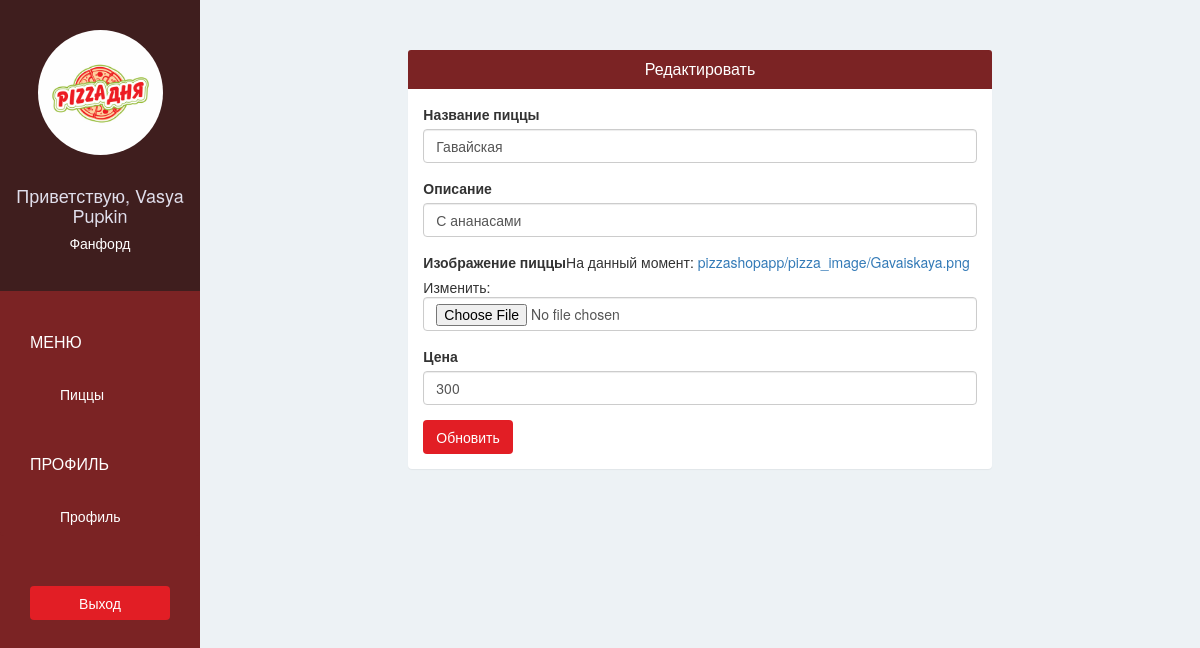
Page /pizzashop/pizza/edit/3/ (signed in) on the committed database.
### pizzashopapp/models.py (models this page shows, shortened)
class PizzaShop(models.Model):
    owner = models.OneToOneField(
        User, verbose_name='Владелец', on_delete=models.CASCADE, related_name='pizzashop')
    name = models.CharField('Название пиццерии', max_length=100)
    phone = models.CharField('Номер телефона', max_length=100)
    address = models.CharField('Адресс пиццерии', max_length=100)
    logo = models.ImageField(
        'Логотип', upload_to='pizzashopapp/pizzashop_logo/', blank=False)
    class Meta:
        verbose_name = 'Пиццерия'
        verbose_name_plural = 'Пиццерии'

class Pizza(models.Model):
    pizzashop = models.ForeignKey(PizzaShop, verbose_name='Пиццерия')
    name = models.CharField('Название пиццы', max_length=30)
    description = models.CharField('Описание', max_length=100)
    image = models.ImageField(
        'Изображение пиццы', upload_to='pizzashopapp/pizza_image/', blank=False)
    price = models.PositiveSmallIntegerField('Цена', default=0)
    class Meta:
        verbose_name = 'Пицца'
        verbose_name_plural = 'Пиццы'

### pizzashopapp/views.py (the view)
@login_required(login_url='/pizzashop/sign-in/')
def pizzashop_edit_pizza(request, pizza_id):
    pizza_form = PizzaForm(instance=Pizza.objects.get(id=pizza_id))
    if request.method == 'POST':
        pizza_form = PizzaForm(request.POST, request.FILES, instance=Pizza.objects.get(id=pizza_id))
        if pizza_form.is_valid():
            pizza = pizza_form.save()
            return redirect(pizzashop_pizza)
    return render(request, 'pizzashop/edit_pizza.html', {'pizza_form': pizza_form})

### pizzashopapp/forms.py
class PizzaForm(forms.ModelForm):
    class Meta:
        model = Pizza
        exclude = ('pizzashop',)

### pizzashopapp/templates/pizzashop/edit_pizza.html (shortened to what this page needs)
{% extends 'pizzashop/base.html' %}
{% load bootstrap3 %}
{% block page %}
	<div class="col-lg-offset-2 col-lg-8">
		<div class="panel">
			<div class="panel-heading bg-ruby">
				<h4 class="panel-title text-center text-white">
					Редактировать
				</h4>
			</div>
			<div class="panel-body">
				<form method="post" enctype="multipart/form-data">
					{% bootstrap_form pizza_form %}
					<button type="submit" class="btn btn-red">Обновить</button>
				</form>
			</div>
		</div>
	</div>
{% endblock %}

### pizzashopapp/templates/pizzashop/base.html (shortened to what this page needs)
{% extends 'base.html' %}
{% block sidebar %}
	{% url 'pizzashop-pizza' as pizzashop_pizza_url %}
	{% url 'pizzashop-account' as pizzashop_account_url %}
	<div class="text-center">
		<img class="img-circle" src="{{ MEDIA_URL }}{{ request.user.pizzashop.logo }}"
				 alt="logo" width="125" height="125">
		<br>
		<br>
		<h4>Приветствую, {{ request.user.get_full_name }}</h4>
		<h5>{{ request.user.pizzashop.name }}</h5>
	</div>
	<div class="list-group">
		<span class="text-uppercase">Меню</span>
		<a href="{% url 'pizzashop-pizza' %}"
			 class="list-group-item
			{% if request.path == pizzashop_pizza_url %} active {% endif %}">
			Пиццы
		</a>
		<span class="text-uppercase">Профиль</span>
		<a href="{% url 'pizzashop-account' %}"
			 class="list-group-item
			{% if request.path == pizzashop_account_url %} active {% endif %}">
			Профиль
		</a>
	</div>
	<div class="text-center">
		<a href="{% url 'pizzashop-sign-out' %}?next={{ request.path }}" class="btn btn-red">Выход</a>
	</div>
{% endblock %}

### pizzashopapp/static/css/style.css (style rules this page uses)
body { padding-top: 50px; background-color: #EDF2F5; overflow: auto; }
.bg-ruby { background-color: #7B2324; }
.text-white { color: white; }
.btn-red { color: white; background-color: #E21E25; }
.sidebar > div:first-child { padding: 30px 10px; font-weight: bold; font-size: 15px; background-color: #3F1E1E; }
.sidebar > div:first-child > h4 { color: #e0deeb; }
.sidebar > div:first-child > h5 { color: #ffffff; }
.sidebar .list-group { padding: 0; background-color: #7B2324; }
.sidebar .list-group > span { color: white; display: block; margin-top: 20px; padding: 20px 30px; font-size: 16px; font-weight: 300; }
.sidebar .list-group .list-group-item, .sidebar .list-group .list-group-item:focus { background-color: #7B2324; color: white; border: 0; padding-left: 60px; padding-right: 30px; }
.sidebar > div:last-child { padding: 30px; }
.sidebar > div:last-child .btn { width: 100%; }
.content .panel { border: none; }

### rows in the picture
Pizza: name "Гавайская", description "С ананасами", price "300"

### other values in the picture
{{ request.user.get_full_name }} "Vasya Pupkin"
{{ request.user.pizzashop.name }} "Фанфорд"
